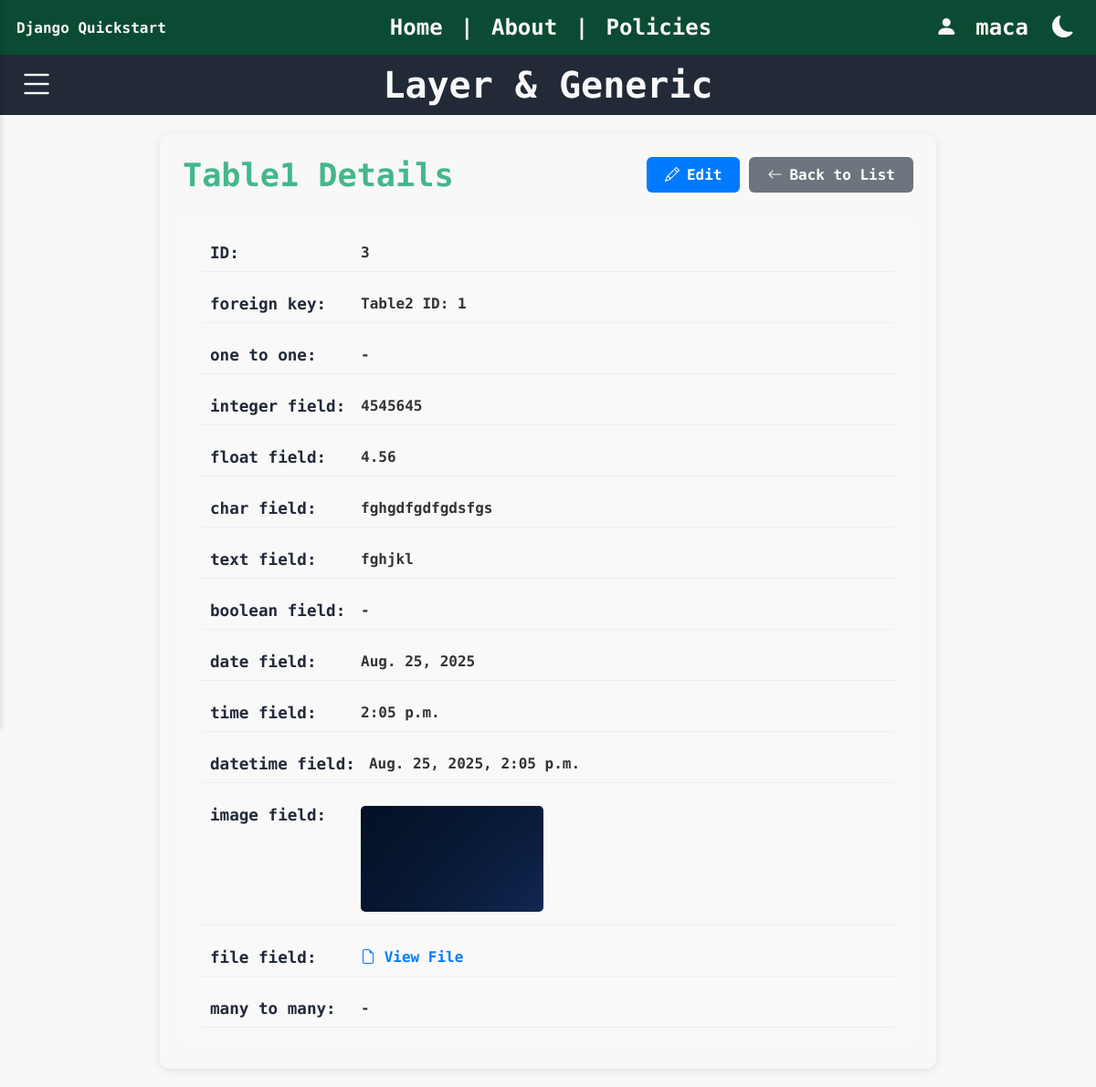
The app's page /layer_and_generic/3/ (signed in) with its own data.
### rest/models.py (models this page shows, shortened)
class Table1(models.Model):
    foreign_key = models.ForeignKey(Table2, on_delete=models.CASCADE, related_name='table1_foreign', null=True, blank=True)
    one_to_one = models.OneToOneField(Table2, on_delete=models.CASCADE, related_name='table1_one', null=True, blank=True)
    many_to_many = models.ManyToManyField(Table3, related_name='table1_many', blank=True)
    integer_field = models.IntegerField(null=True, blank=True)      # Integer value (optional)
    float_field = models.FloatField(null=True, blank=True)          # Floating point number
    char_field = models.CharField(max_length=15)                    # Short text with max length
    text_field= models.TextField(blank=True)                        # Long text (optional)
    boolean_field = models.BooleanField(default=False)              # True or False
    date_field = models.DateField(null=True, blank=True)           # Date only
    time_field = models.TimeField(null=True, blank=True)           # Time only
    datetime_field = models.DateTimeField(null=True, blank=True)   # Full date and time
    image_field = models.ImageField(upload_to='images/', null=True, blank=True)  # For image files
    file_field = models.FileField(upload_to='files/', null=True, blank=True)     # For general files

### layer_and_generic/views.py (the view)
# urls.py: path("<int:pk>/", Table1DetailView.as_view(), name="detail"),
class Table1DetailView(BaseTableDetailView):
    model = Table1
    service = Table1Service
    def get_url_names(self):
        return {
            "list_url": "list",
            "detail_url": "detail",
            "create_url": "create",
            "update_url": "update",
            "delete_url": "delete",
        }

### json_app/context_processors.py (called while the page is built)
def dark_mode_context(request):
    return {'dark_mode': request.session.get('dark_mode', False)}

### json_app/templatetags/dark_mode_tags.py (called while the page is built)
@register.inclusion_tag('json_app/_dark_mode_button.html', takes_context=True)
def dark_mode_button(context):
    return {
        'dark_mode': context.get('dark_mode', False)
    }

### layer_and_generic/repositories.py (called while the page is built)
    @classmethod
    def get_all(cls):
        return cls.model.objects.all()

    @classmethod
    def get_all(cls):
        return cls.model.objects.select_related(
            "foreign_key", "one_to_one"
        ).prefetch_related("many_to_many")

    @classmethod
    def get_by_id(cls, id):
        try:
            return (
                cls.model.objects.select_related("foreign_key", "one_to_one")
                .prefetch_related("many_to_many")
                .get(pk=id)
            )
        except cls.model.DoesNotExist:
            return None

### layer_and_generic/services.py (called while the page is built)
def get_dashboard_data():
    return {
        "table1_count": Table1Repository.get_all().count(),
        "table2_count": Table2Repository.get_all().count(),
        "table3_count": Table3Repository.get_all().count(),
    }

    @classmethod
    def get(cls, id):
        return cls.repository.get_by_id(id)

    @classmethod
    def detail(cls, id):
        return cls.get(id)

### layer_and_generic/views.py (called while the page is built)
    def get_context_data(self, **kwargs):
        context = super().get_context_data(**kwargs)
        context["table_name"] = self.get_table_name()
        context.update(self.get_url_names())
        dashboard_data = get_dashboard_data()
        context["total_table1"] = dashboard_data["table1_count"]
        context["total_table2"] = dashboard_data["table2_count"]
        context["total_table3"] = dashboard_data["table3_count"]
        return context

    def get_table_name(self):
        return self.model.__name__

    def get_object(self, queryset=None):
        obj = self.service.detail(self.kwargs["pk"])
        if not obj:
            raise Http404(f"{self.get_table_name()} not found")
        return obj

    def get_context_data(self, **kwargs):
        context = super().get_context_data(**kwargs)
        context["fields"] = self.service.get_field_data(self.object)
        return context

### rest/models.py (called while the page is built)
    def __str__(self):
        return f"Table2 ID: {self.id}"

### layer_and_generic/templates/Generic_templates/detail.html (shortened to what this page needs)
{% extends 'LAG/base.html' %}
{% block body %}
<div class="detail-content">
    <div class="detail-header">
        <div class="detail-title-section">
            <span class="detail-title">{{ table_name }} Details</span>
            <div class="detail-actions">
                <a href="{% url update_url object.id %}" class="action-button edit-button">
                    <i class="bi bi-pencil"></i> Edit
                </a>
                <a href="{% url list_url %}" class="action-button back-button">
                    <i class="bi bi-arrow-left"></i> Back to List
                </a>
            </div>
        </div>
    </div>
    <div class="detail-info">
        <div class="field-list">
            <div class="field-row">
                <span class="field-label">ID:</span>
                <span class="field-value">{{ object.id }}</span>
            </div>
            {% for field in fields %}
                <div class="field-row">
                    <span class="field-label">{{ field.name }}:</span>
                    <span class="field-value">
                        {% with value=field.value|stringformat:'s' %}
                            {% if 'media' in value %}
                                {% if '.jpg' in value|lower or '.jpeg' in value|lower or '.png' in value|lower or '.gif' in value|lower or '.webp' in value|lower %}
                                    <img src="{{ field.value }}" alt="{{ field.name }}" class="detail-image">
                                {% else %}
                                    <a href="{{ field.value }}" target="_blank" class="file-link">
                                        <i class="bi bi-file-earmark"></i> View File
                                    </a>
                                {% endif %}
                            {% else %}
                                {{ field.value|default:"-" }}
                            {% endif %}
                        {% endwith %}
                    </span>
                </div>
            {% endfor %}
        </div>
    </div>
</div>
{% endblock %}

### layer_and_generic/templates/LAG/base.html (shortened to what this page needs)
{% load static %}
{% load dark_mode_tags %}
<!DOCTYPE html>
<html lang="en"{% if dark_mode %} data-theme="dark"{% endif %}>
    <head>
        <link rel="stylesheet" href="https://cdn.jsdelivr.net/npm/bootstrap-icons@1.13.1/font/bootstrap-icons.min.css">
        <link rel="stylesheet" href="{% static 'css/sidebar.css' %}">
        <link rel="stylesheet" href="{% static 'css/style.css' %}">
        <link rel="stylesheet" href="{% static 'css/dark_mode.css' %}">
    </head>
    <body>
        {% if user.is_authenticated %}
            <nav class="navbar">
                <div class="navbar-left">Django Quickstart</div>
                <div class="navbar-center">
                    <a href="{% url 'home_layer_and_generic' %}">Home</a> |
                    <a href="/pages/about/">About</a> |
                    <a href="/pages/policies/">Policies</a>
                </div>
                <div class="navbar-right">
                    <i class="bi bi-person-fill"></i>
                    <div class="user-dropdown">
                        <span>{{ user.username }}</span>
                    </div>
                    <span>{% dark_mode_button %}</span>
                </div>
            </nav>
            <div class="lag_app_title">
                <div class="sidebar-toggle">
                    <i class="bi bi-list"></i>
                </div>
                <span>Layer & Generic</span>
            </div>
        {% endif %}
        <div class="content-wrapper">
            {% block body %}{% endblock %}
        </div>
    </body>
</html>

### static/css/sidebar.css (style rules this page uses)
.detail-content { background: var(--white-color); border-radius: 10px; padding: 25px; box-shadow: 0 2px 10px rgba(0, 0, 0, 0.1); max-width: 800px; margin: 20px auto; }
.detail-header { margin-bottom: 25px; }
.detail-title-section { display: flex; justify-content: space-between; align-items: center; flex-wrap: wrap; gap: 15px; }
.detail-title { font-size: 2.2em; color: var(--green-body); font-weight: bold; }
.detail-actions { display: flex; gap: 10px; }
.detail-info { background: #f9f9f9; padding: 20px; border-radius: 8px; }
.field-list { display: flex; flex-direction: column; gap: 15px; }
.field-row { display: flex; align-items: flex-start; gap: 15px; padding: 10px; border-bottom: 1px solid #eee; }
.field-label { font-weight: 600; color: var(--dark-color); min-width: 150px; font-size: 1.1em; }
.field-value { flex: 1; color: #333; word-break: break-word; }
.detail-image { max-width: 200px; max-height: 200px; border-radius: 5px; }
.file-link { color: #007bff; text-decoration: none; }
.field-label { font-weight: 600; color: var(--dark-color); font-size: 1.1em; }

### static/css/style.css (style rules this page uses)
:root { --dark-color: #181D27; --white-color: #F8F8F8; --green-body: #44B78B; --padding: 10px; --font-: 'Jersey 10', sans-serif; --font-small: "Kode Mono", monospace; }
body { font-family: var(--font-small); margin: 0px; font-weight: bolder; }
.navbar { display: flex; align-items: center; justify-content: space-between; padding: 0.5% 1.5%; }
.navbar-left { font-weight: bolder; font-size: 1em; }
.navbar-center { font-size: 1.5em; flex: 1; text-align: center; }
.navbar-center a { text-decoration: none; margin: 0 5px; }
.navbar-right { display: flex; font-size: 1.5em; align-items: center; gap: 10px; }
.user-dropdown { position: relative; display: inline-block; color: var(--white-color); padding: 10px; cursor: pointer; }
.lag_app_title { font-size: 2.5em; background-color: var(--dark-color); color: var(--white-color); padding: 10px; display: flex; align-items: center; justify-content: center; position: relative; }
.lag_app_title .sidebar-toggle { position: absolute; left: 20px; font-size: 1em; display: flex; align-items: center; cursor: pointer; transition: transform 0.3s ease; }
.lag_app_title span { flex: 1; text-align: center; }

### static/css/dark_mode.css (style rules this page uses)
:root { --back-color: #F8F8F8; --text-color: #181D27; --dark-color: #222937; --green-dark: #0C4B33; --green-text:#008854; --grey: #3a3a3a; }
body { background-color: var(--back-color); transition: background-color 0.3s ease, color 0.3s ease; }
.navbar, .nav-bar { color: #F8F8F8; background-color: var(--green-dark); }
.navbar a { color: #F8F8F8; }

### layer_and_generic/templates/Generic_templates/detail.html (style rules this page uses)
.detail-content { background: var(--white-color); border-radius: 10px; padding: 25px; box-shadow: 0 2px 10px rgba(0, 0, 0, 0.1); max-width: 800px; margin: 20px auto; }
.detail-header { margin-bottom: 25px; }
.detail-title-section { display: flex; justify-content: space-between; align-items: center; flex-wrap: wrap; gap: 15px; }
.detail-title { font-size: 2.2em; color: var(--green-body); font-weight: bold; }
.detail-actions { display: flex; gap: 10px; }
.action-button { padding: 10px 20px; border: none; border-radius: 6px; text-decoration: none; font-weight: 600; transition: all 0.3s ease; display: inline-flex; align-items: center; gap: 8px; }
.edit-button { background-color: #007bff; color: white; }
.back-button { background-color: #6c757d; color: white; }
.detail-info { background: #f9f9f9; padding: 20px; border-radius: 8px; }
.field-list { display: flex; flex-direction: column; gap: 15px; }
.field-row { display: flex; align-items: flex-start; gap: 15px; padding: 10px; border-bottom: 1px solid #eee; }
.field-label { font-weight: 600; color: var(--dark-color); min-width: 150px; font-size: 1.1em; }
.field-value { flex: 1; color: #333; word-break: break-word; }
.detail-image { max-width: 200px; max-height: 200px; border-radius: 5px; }
.file-link { color: #007bff; text-decoration: none; }

### records on screen
Table1: id "3", value "4.56" "fghgdfgdfgdsfgs" "fghjkl" "Aug. 25, 2025" "2:05 p.m." "Aug. 25, 2025, 2:05 p.m."

### other values on screen
{{ user.username }} "maca"
{{ table_name }} "Table1"
{{ field.name }} "foreign key" "one to one" "integer field" "float field" "char field" "text field" "boolean field" "date field" "time field" "datetime field" "image field" "file field" "many to many"
{{ field.value|default:"-" }} "Table2 ID: 1" "-" "4545645" "-" "-"
